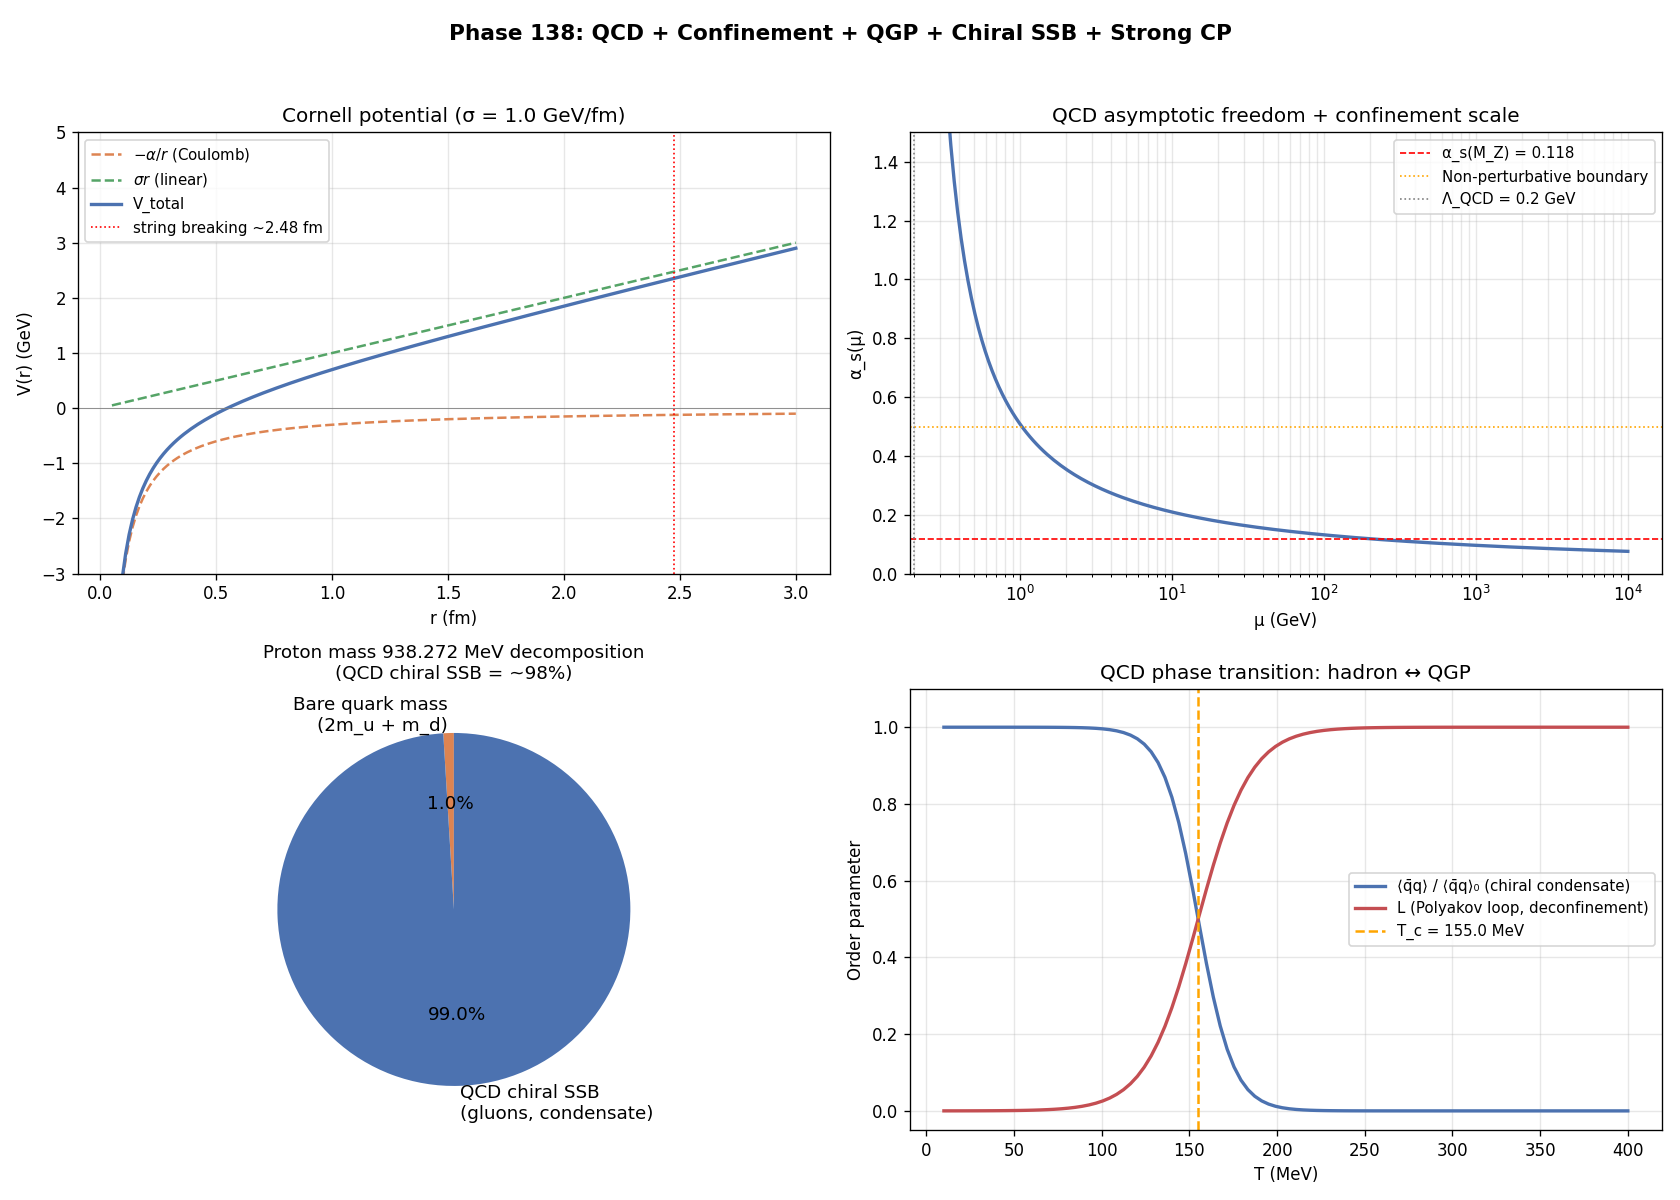

The Python source for this figure:
# Phase 138: QCD + Confinement + QGP + Chiral SSB + Strong CP in ITU
# Tier 1 #20 Standard Model (Block A paper 4/9, phase 4/8)
# ITU concept DOI: 10.5281/zenodo.20109209
# Tier 0 v3.0: 10.5281/zenodo.20200156
# Author: Munehiro Terada (Roboken)

import json
import numpy as np
import matplotlib.pyplot as plt

print("=" * 70)
print("Phase 138: QCD + Confinement + QGP + Chiral SSB + Strong CP")
print("=" * 70)
print()


# ----------------------------------------------------------------------
# Test 1: Cornell potential (confinement)
#   V(r) = -α_eff/r + σ × r
# ----------------------------------------------------------------------
def test1_cornell_potential():
    print("[Test 1] Cornell confinement potential V(r)")
    alpha_eff = 0.3   # short-distance coupling
    sigma = 1.0       # string tension in GeV/fm
    r = np.linspace(0.05, 3.0, 200)  # in fm
    V_coulomb = -alpha_eff / r
    V_linear = sigma * r
    V_total = V_coulomb + V_linear

    # String breaking distance (qq̄ → 2 (qq̄))
    # When E_string = 2 m_proton ≈ 1876 MeV ≈ 1.88 GeV
    E_break = 2 * 0.938  # GeV
    r_break = (E_break + alpha_eff / 0.5) / sigma   # rough estimate
    print(f"  α_eff = {alpha_eff}, σ = {sigma} GeV/fm")
    print(f"  V(0.1 fm) = {-alpha_eff/0.1 + sigma*0.1:.3f} GeV  (Coulomb dominated)")
    print(f"  V(1.0 fm) = {-alpha_eff/1.0 + sigma*1.0:.3f} GeV  (linear dominated)")
    print(f"  V(2.0 fm) = {-alpha_eff/2.0 + sigma*2.0:.3f} GeV  (string regime)")
    print(f"  String breaking (E = 2 m_p): r ≈ {r_break:.2f} fm")
    return {"r_fm": r.tolist(), "V_total": V_total.tolist(),
            "V_coulomb": V_coulomb.tolist(), "V_linear": V_linear.tolist(),
            "alpha_eff": alpha_eff, "sigma_GeV_per_fm": sigma,
            "r_break_fm": float(r_break)}


# ----------------------------------------------------------------------
# Test 2: QCD running α_s(μ) (re-visited from Phase 135)
# ----------------------------------------------------------------------
def test2_running_alpha_s():
    print("\n[Test 2] QCD running α_s(μ) (Phase 135 review)")
    Lambda_QCD = 0.200   # GeV
    N_c, N_f = 3, 5
    b_0 = (11 * N_c - 2 * N_f) / 3.0

    mu_arr = np.logspace(-0.5, 4, 200)   # 0.3 GeV to 10 TeV
    alpha_s_arr = (4 * np.pi) / (b_0 * np.log((mu_arr / Lambda_QCD)**2))
    # Filter unphysical (when ln < 0)
    alpha_s_arr = np.where(mu_arr > Lambda_QCD, alpha_s_arr, np.nan)

    samples = [0.5, 1.0, 5.0, 91.188, 1000.0]
    print(f"  Λ_QCD = {Lambda_QCD} GeV, b_0 = {b_0:.3f}")
    print(f"  {'μ (GeV)':>10}  {'α_s(μ)':>10}  {'regime'}")
    for mu in samples:
        a = (4 * np.pi) / (b_0 * np.log((mu / Lambda_QCD)**2))
        regime = "non-perturbative" if a > 0.5 else "perturbative" if a < 0.2 else "intermediate"
        print(f"  {mu:>10.3f}  {a:>10.4f}  {regime}")
    return {"mu_arr": mu_arr.tolist(), "alpha_s_arr": alpha_s_arr.tolist(),
            "Lambda_QCD": Lambda_QCD, "b_0": float(b_0)}


# ----------------------------------------------------------------------
# Test 3: Proton mass decomposition (chiral SSB)
# ----------------------------------------------------------------------
def test3_proton_mass_decomp():
    print("\n[Test 3] Proton mass decomposition (chiral SSB → ~98% QCD)")
    m_p = 938.272   # MeV
    m_u = 2.16      # MeV (bare)
    m_d = 4.67      # MeV (bare)
    # Proton = uud, so 2 m_u + m_d
    bare_mass = 2 * m_u + m_d
    qcd_contribution = m_p - bare_mass
    bare_fraction = bare_mass / m_p * 100
    qcd_fraction = qcd_contribution / m_p * 100

    print(f"  m_p (proton)                      = {m_p:.2f} MeV")
    print(f"  Bare quarks (2 m_u + m_d)         = {bare_mass:.2f} MeV ({bare_fraction:.2f}%)")
    print(f"  QCD contribution (chiral SSB, etc) = {qcd_contribution:.2f} MeV ({qcd_fraction:.2f}%)")
    print(f"\n  → 98% of proton mass = QCD chiral SSB (gluons, condensate)")
    print(f"  → Mass of ordinary matter dominantly from QCD non-perturbative effects")
    return {"m_p_MeV": m_p, "bare_quark_mass_MeV": bare_mass,
            "qcd_contribution_MeV": qcd_contribution,
            "bare_fraction_pct": bare_fraction,
            "qcd_fraction_pct": qcd_fraction}


# ----------------------------------------------------------------------
# Test 4: QCD phase transition (T_c ≈ 155 MeV lattice)
# ----------------------------------------------------------------------
def test4_qcd_phase_transition():
    print("\n[Test 4] QCD phase transition: hadron → QGP at T_c ≈ 155 MeV")
    T_c = 155.0   # MeV
    T_arr = np.linspace(10, 400, 100)
    # Sigmoid-like transition for chiral condensate
    chiral_cond = 1 / (1 + np.exp((T_arr - T_c) / 10))
    # Step-like deconfinement (Polyakov loop)
    polyakov = 1 / (1 + np.exp(-(T_arr - T_c) / 15))

    print(f"  T_c (lattice, BMW/HotQCD): {T_c} MeV")
    print(f"  Order: crossover (mu_B = 0, lattice)")
    print(f"  At T = 0 (CMB-like): chiral broken, confined (hadron phase)")
    print(f"  At T > 200 MeV: chiral restored, deconfined (QGP)")
    print()
    print(f"  Cosmic timeline: QCD transition at t ≈ 10⁻⁵ s, after EW (10⁻¹¹ s)")
    print(f"  → All baryons formed after QCD transition")
    return {"T_arr_MeV": T_arr.tolist(),
            "chiral_condensate_normalized": chiral_cond.tolist(),
            "polyakov_loop_normalized": polyakov.tolist(),
            "T_c_MeV": T_c}


# ----------------------------------------------------------------------
# Test 5: Strong CP problem
# ----------------------------------------------------------------------
def test5_strong_cp():
    print("\n[Test 5] Strong CP problem: θ_QCD < 10⁻¹⁰ from neutron EDM")
    # Neutron EDM upper limit (PSI 2020)
    d_n_limit = 1.8e-26   # e·cm
    # d_n ≈ 1e-16 × θ (e·cm) for QCD CP violation
    theta_qcd_limit = d_n_limit / 1e-16

    print(f"  Neutron EDM upper limit (PSI 2020): |d_n| < {d_n_limit:.2e} e·cm")
    print(f"  QCD relation: d_n ≈ 10⁻¹⁶ × θ_QCD (e·cm)")
    print(f"  Implied θ_QCD upper limit: {theta_qcd_limit:.2e}")
    print(f"\n  Natural θ_QCD: O(1) (no symmetry forbids it)")
    print(f"  Observed θ_QCD: < {theta_qcd_limit:.2e}")
    print(f"  Fine-tuning: {1.0/theta_qcd_limit:.2e}-fold ★ 10 orders of magnitude")
    print()
    print(f"  Peccei-Quinn solution: Promote θ to dynamical axion field")
    print(f"  Axion mass: m_a ~ 10⁻⁶ - 10⁻³ eV → dark matter candidate (ADMX, IAXO)")
    return {"d_n_limit_ecm": d_n_limit,
            "theta_QCD_limit": float(theta_qcd_limit),
            "fine_tuning_orders": -np.log10(theta_qcd_limit)}


# ----------------------------------------------------------------------
# Run all tests
# ----------------------------------------------------------------------
cornell = test1_cornell_potential()
running = test2_running_alpha_s()
mass_dec = test3_proton_mass_decomp()
qgp = test4_qcd_phase_transition()
cp = test5_strong_cp()


# ----------------------------------------------------------------------
# Figure: 4-panel
# ----------------------------------------------------------------------
fig, axes = plt.subplots(2, 2, figsize=(14, 10))

# Panel 1: Cornell potential
ax = axes[0, 0]
r = np.array(cornell["r_fm"])
ax.plot(r, cornell["V_coulomb"], "--", color="#dd8452", linewidth=1.5, label=r"$-\alpha/r$ (Coulomb)")
ax.plot(r, cornell["V_linear"], "--", color="#55a467", linewidth=1.5, label=r"$\sigma r$ (linear)")
ax.plot(r, cornell["V_total"], "-", color="#4c72b0", linewidth=2, label="V_total")
ax.axvline(cornell["r_break_fm"], color="red", linestyle=":", linewidth=1,
           label=f"string breaking ~{cornell['r_break_fm']:.2f} fm")
ax.axhline(0, color="gray", linewidth=0.5)
ax.set_xlabel("r (fm)")
ax.set_ylabel("V(r) (GeV)")
ax.set_title(f"Cornell potential (σ = {cornell['sigma_GeV_per_fm']} GeV/fm)", fontsize=12)
ax.legend(fontsize=9)
ax.grid(True, alpha=0.3)
ax.set_ylim(-3, 5)

# Panel 2: Running α_s
ax = axes[0, 1]
mu = np.array(running["mu_arr"])
alpha_s = np.array(running["alpha_s_arr"])
ax.semilogx(mu, alpha_s, "-", color="#4c72b0", linewidth=2)
ax.axhline(0.118, color="red", linestyle="--", linewidth=1, label="α_s(M_Z) = 0.118")
ax.axhline(0.5, color="orange", linestyle=":", linewidth=1, label="Non-perturbative boundary")
ax.axvline(running["Lambda_QCD"], color="gray", linestyle=":", linewidth=1,
           label=f"Λ_QCD = {running['Lambda_QCD']} GeV")
ax.set_xlabel("μ (GeV)")
ax.set_ylabel("α_s(μ)")
ax.set_title("QCD asymptotic freedom + confinement scale", fontsize=12)
ax.legend(fontsize=9)
ax.grid(True, alpha=0.3, which="both")
ax.set_ylim(0, 1.5)

# Panel 3: Proton mass decomposition
ax = axes[1, 0]
labels = ["Bare quark mass\n(2m_u + m_d)", "QCD chiral SSB\n(gluons, condensate)"]
values = [mass_dec["bare_quark_mass_MeV"], mass_dec["qcd_contribution_MeV"]]
colors_pm = ["#dd8452", "#4c72b0"]
ax.pie(values, labels=labels, autopct="%1.1f%%", startangle=90, colors=colors_pm,
       textprops={"fontsize": 11})
ax.set_title(f"Proton mass {mass_dec['m_p_MeV']} MeV decomposition\n(QCD chiral SSB = ~98%)",
             fontsize=11)

# Panel 4: QCD phase transition + Strong CP
ax = axes[1, 1]
T = np.array(qgp["T_arr_MeV"])
ax.plot(T, qgp["chiral_condensate_normalized"], "-", color="#4c72b0", linewidth=2,
        label="⟨q̄q⟩ / ⟨q̄q⟩₀ (chiral condensate)")
ax.plot(T, qgp["polyakov_loop_normalized"], "-", color="#c44e52", linewidth=2,
        label="L (Polyakov loop, deconfinement)")
ax.axvline(qgp["T_c_MeV"], color="orange", linestyle="--", linewidth=1.5,
           label=f"T_c = {qgp['T_c_MeV']} MeV")
ax.set_xlabel("T (MeV)")
ax.set_ylabel("Order parameter")
ax.set_title("QCD phase transition: hadron ↔ QGP", fontsize=12)
ax.legend(fontsize=9)
ax.grid(True, alpha=0.3)
ax.set_ylim(-0.05, 1.10)

fig.suptitle("Phase 138: QCD + Confinement + QGP + Chiral SSB + Strong CP",
             fontsize=13, fontweight="bold")
plt.tight_layout(rect=[0, 0, 1, 0.96])

png_path = "qcd_confinement_chiral.png"
plt.savefig(png_path, dpi=120)
print(f"\n  Figure saved: {png_path}")


# ----------------------------------------------------------------------
# JSON summary
# ----------------------------------------------------------------------
summary = {
    "phase": 138,
    "title": "QCD + Confinement + QGP + Chiral SSB + Strong CP",
    "tier1_id": 20,
    "tier1_name": "Standard Model",
    "block": "A (Physics/Math) — paper 4/9, phase 4/8",
    "cornell_potential": cornell,
    "running_alpha_s": running,
    "proton_mass_decomposition": mass_dec,
    "qcd_phase_transition": qgp,
    "strong_cp": cp,
    "verdict": ("QCD = K_QCD strong K-flow with IR confinement (linear potential), "
                "UV asymptotic freedom (Phase 135). Chiral SSB explains 98% of proton mass. "
                "QGP at T > 155 MeV. Strong CP problem: θ < 10⁻¹⁰ (10-order fine-tuning); "
                "Peccei-Quinn axion = solution + DM candidate."),
}

json_path = "qcd_confinement_chiral_summary.json"
with open(json_path, "w", encoding="utf-8") as f:
    json.dump(summary, f, ensure_ascii=False, indent=2)
print(f"  JSON saved: {json_path}")

print()
print("=" * 70)
print("Phase 138 complete: QCD non-perturbative regime = K_QCD complexity;")
print(f"  Proton mass 98% from chiral SSB; θ_QCD < 10⁻¹⁰ fine-tuning")
print("=" * 70)
